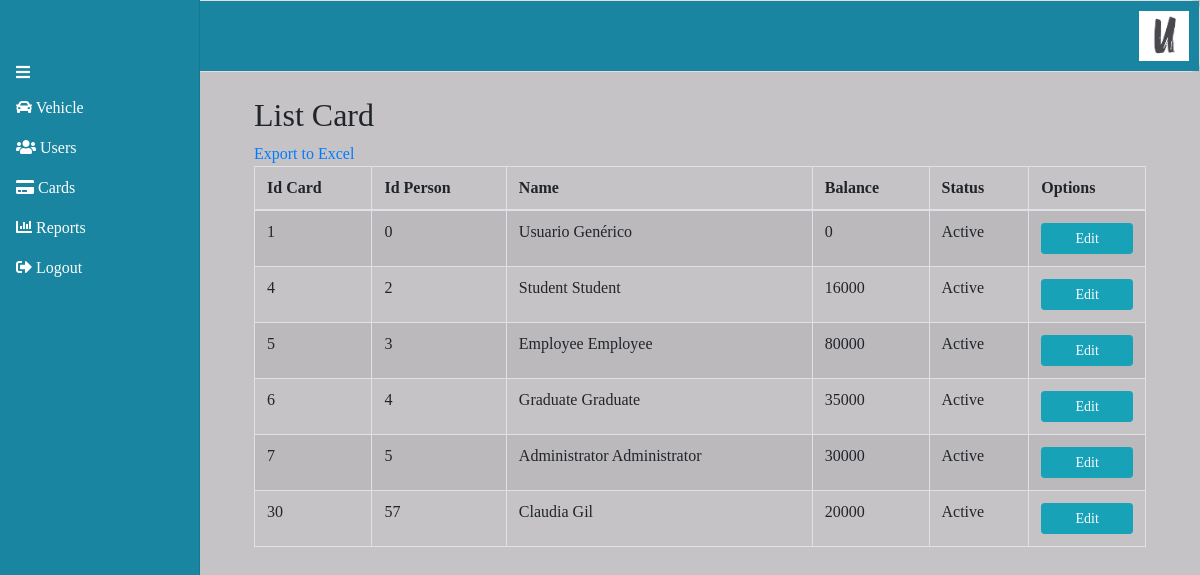
The app's page /card/, older data.
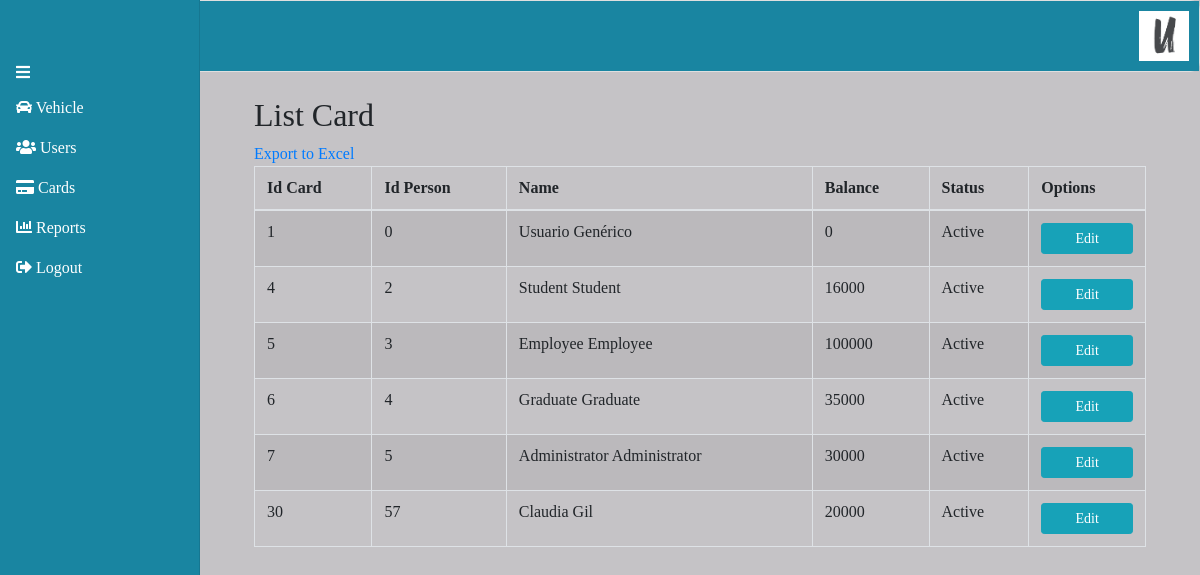
The same page, newer data.
### uparkapp/models.py (models this page shows, shortened)
class Card (models.Model):
    idCard = models.AutoField(primary_key=True)
    idPerson= models.ForeignKey(Person, null=False, on_delete=models.CASCADE)
    balance = models.IntegerField()
    status = models.CharField(max_length=1, default='A', choices=card_status)

class Person (models.Model):
    idPerson = models.AutoField(primary_key=True)
    documentId = models.CharField(max_length=20, unique= True, null=False, blank=False)
    firstName = models.CharField(max_length=50, null=False, blank=False)
    lastName = models.CharField(max_length=50, null=False, blank=False)
    phone  = models.CharField(max_length=10, null=False, blank=False)
    mail =  models.CharField(max_length=100, unique = True, null=False, blank=False)
    dateOfBirth = models.DateField(null=False, blank=False)
    personType = models.CharField(max_length=1, choices=person_type, null=False, blank=False)
    password = models.CharField(max_length=500, null=False, blank=False)

### uparkapp/views.py (the view)
# urls.py: path('card/',appViews.card),
def card(request):
    cardList= Card.objects.select_related ('idPerson').all()
    return render (request, 'card.html',{"Card": cardList})

### uparkapp/templates/card.html (shortened to what this page needs)
{% extends "./navigator.html" %} {% block title %} uPark {% endblock %} {% block body %}
<body>
  <div class="container">
    <div class="container mt-4">
      <table class="table table-bordered table-query table-striped">
        <thead>
          <tr colspan="4">
            <h2>List Card</h2>
          </tr>
          <tr>
            <th scope="col">Id Card</th>
            <th scope="col">Id Person</th>
            <th scope="col">Name</th>
            <th scope="col">Balance</th>
            <th scope="col">Status</th>
            <th scope="col" colspan="1">Options</th>
          </tr>
        </thead>
        <a href="/reportCard">Export to Excel</a>
        <tbody>
          {% for c in Card %}
          <tr>
            <td>{{c.idCard}}</td>
            <td>{{c.idPerson_id}}</td>
            <td>{{c.idPerson.firstName}} {{c.idPerson.lastName}}</td>
            <td>{{c.balance}}</td>
            <td>
              {% if c.status == 'A' %}
                Active
              {% elif c.status == 'I' %}
                Inactive
              {% else %}
                Other status
              {% endif %}
            </td>
            <td>
              <a
                href="/editCard/{{c.idCard}}"
                class="btn btn-sm btn-block btn-info btn-block"
                >Edit</a
              >
            </td>
          </tr>
          {% endfor %}
        </tbody>
      </table>
    </div>
  </div>
</body>
{% endblock %}

Row changes from the older to the newer data that the page shows:
changed Card "Employee": balance "80000" → "100000"
